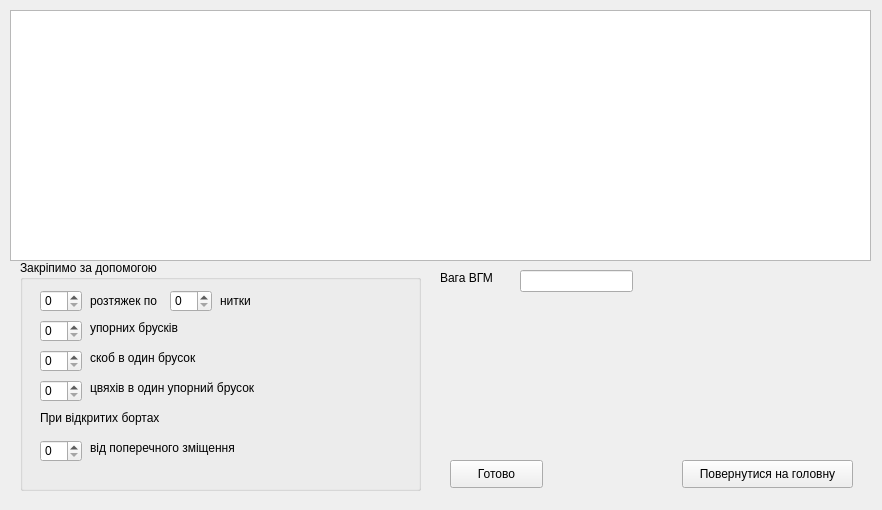
<?xml version="1.0" encoding="UTF-8"?>
<ui version="4.0">
 <class>VGM_Form</class>
 <widget class="QWidget" name="VGM_Form">
  <property name="geometry">
   <rect>
    <x>0</x>
    <y>0</y>
    <width>882</width>
    <height>510</height>
   </rect>
  </property>
  <property name="windowTitle">
   <string>Танк</string>
  </property>
  <widget class="QLineEdit" name="lineEdit">
   <property name="geometry">
    <rect>
     <x>520</x>
     <y>270</y>
     <width>113</width>
     <height>22</height>
    </rect>
   </property>
  </widget>
  <widget class="QLabel" name="label_2">
   <property name="geometry">
    <rect>
     <x>440</x>
     <y>270</y>
     <width>55</width>
     <height>16</height>
    </rect>
   </property>
   <property name="text">
    <string>Вага ВГМ</string>
   </property>
  </widget>
  <widget class="QGroupBox" name="groupBox">
   <property name="geometry">
    <rect>
     <x>20</x>
     <y>260</y>
     <width>401</width>
     <height>231</height>
    </rect>
   </property>
   <property name="title">
    <string>Закріпимо за допомогою</string>
   </property>
   <widget class="QSpinBox" name="spinBox">
    <property name="geometry">
     <rect>
      <x>20</x>
      <y>30</y>
      <width>42</width>
      <height>22</height>
     </rect>
    </property>
   </widget>
   <widget class="QLabel" name="label_3">
    <property name="geometry">
     <rect>
      <x>70</x>
      <y>30</y>
      <width>221</width>
      <height>21</height>
     </rect>
    </property>
    <property name="text">
     <string>розтяжек по</string>
    </property>
   </widget>
   <widget class="QSpinBox" name="spinBox_2">
    <property name="geometry">
     <rect>
      <x>150</x>
      <y>30</y>
      <width>42</width>
      <height>22</height>
     </rect>
    </property>
   </widget>
   <widget class="QLabel" name="label_4">
    <property name="geometry">
     <rect>
      <x>200</x>
      <y>30</y>
      <width>55</width>
      <height>21</height>
     </rect>
    </property>
    <property name="text">
     <string>нитки</string>
    </property>
   </widget>
   <widget class="QSpinBox" name="spinBox_3">
    <property name="geometry">
     <rect>
      <x>20</x>
      <y>60</y>
      <width>42</width>
      <height>22</height>
     </rect>
    </property>
   </widget>
   <widget class="QLabel" name="label_5">
    <property name="geometry">
     <rect>
      <x>70</x>
      <y>60</y>
      <width>131</width>
      <height>16</height>
     </rect>
    </property>
    <property name="text">
     <string>упорних брусків</string>
    </property>
   </widget>
   <widget class="QSpinBox" name="spinBox_4">
    <property name="geometry">
     <rect>
      <x>20</x>
      <y>90</y>
      <width>42</width>
      <height>22</height>
     </rect>
    </property>
   </widget>
   <widget class="QLabel" name="label_6">
    <property name="geometry">
     <rect>
      <x>70</x>
      <y>90</y>
      <width>121</width>
      <height>16</height>
     </rect>
    </property>
    <property name="text">
     <string>скоб в один брусок</string>
    </property>
   </widget>
   <widget class="QSpinBox" name="spinBox_5">
    <property name="geometry">
     <rect>
      <x>20</x>
      <y>120</y>
      <width>42</width>
      <height>22</height>
     </rect>
    </property>
   </widget>
   <widget class="QLabel" name="label_7">
    <property name="geometry">
     <rect>
      <x>70</x>
      <y>120</y>
      <width>211</width>
      <height>16</height>
     </rect>
    </property>
    <property name="text">
     <string>цвяхів в один упорний брусок</string>
    </property>
   </widget>
   <widget class="QLabel" name="label_8">
    <property name="geometry">
     <rect>
      <x>20</x>
      <y>150</y>
      <width>271</width>
      <height>16</height>
     </rect>
    </property>
    <property name="text">
     <string>При відкритих бортах</string>
    </property>
   </widget>
   <widget class="QLabel" name="label_9">
    <property name="geometry">
     <rect>
      <x>70</x>
      <y>180</y>
      <width>181</width>
      <height>16</height>
     </rect>
    </property>
    <property name="text">
     <string>від поперечного зміщення</string>
    </property>
   </widget>
   <widget class="QSpinBox" name="spinBox_6">
    <property name="geometry">
     <rect>
      <x>20</x>
      <y>180</y>
      <width>42</width>
      <height>22</height>
     </rect>
    </property>
   </widget>
  </widget>
  <widget class="QPushButton" name="pushButton">
   <property name="geometry">
    <rect>
     <x>682</x>
     <y>460</y>
     <width>171</width>
     <height>28</height>
    </rect>
   </property>
   <property name="text">
    <string>Повернутися на головну</string>
   </property>
  </widget>
  <widget class="QPushButton" name="pushButton_2">
   <property name="geometry">
    <rect>
     <x>450</x>
     <y>460</y>
     <width>93</width>
     <height>28</height>
    </rect>
   </property>
   <property name="text">
    <string>Готово</string>
   </property>
  </widget>
  <widget class="QGraphicsView" name="graphicsView">
   <property name="geometry">
    <rect>
     <x>10</x>
     <y>10</y>
     <width>861</width>
     <height>251</height>
    </rect>
   </property>
  </widget>
 </widget>
 <resources/>
 <connections/>
</ui>
